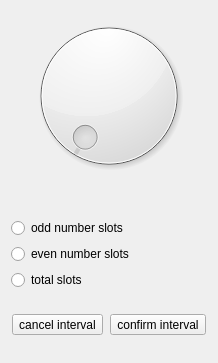
<?xml version="1.0" encoding="UTF-8"?>
<ui version="4.0">
 <class>record_interval</class>
 <widget class="QDialog" name="record_interval">
  <property name="geometry">
   <rect>
    <x>0</x>
    <y>0</y>
    <width>218</width>
    <height>363</height>
   </rect>
  </property>
  <property name="minimumSize">
   <size>
    <width>150</width>
    <height>150</height>
   </size>
  </property>
  <property name="windowTitle">
   <string>record_interval</string>
  </property>
  <layout class="QVBoxLayout" name="verticalLayout_2">
   <item>
    <widget class="QDial" name="dial_interval">
     <property name="minimumSize">
      <size>
       <width>170</width>
       <height>170</height>
      </size>
     </property>
    </widget>
   </item>
   <item>
    <spacer name="verticalSpacer_3">
     <property name="orientation">
      <enum>Qt::Orientation::Vertical</enum>
     </property>
     <property name="sizeHint" stdset="0">
      <size>
       <width>20</width>
       <height>31</height>
      </size>
     </property>
    </spacer>
   </item>
   <item>
    <layout class="QVBoxLayout" name="verticalLayout">
     <item>
      <widget class="QRadioButton" name="rb_odd">
       <property name="text">
        <string>odd number slots</string>
       </property>
      </widget>
     </item>
     <item>
      <widget class="QRadioButton" name="rb_even">
       <property name="text">
        <string>even number slots</string>
       </property>
      </widget>
     </item>
     <item>
      <widget class="QRadioButton" name="rb_total">
       <property name="text">
        <string>total slots</string>
       </property>
      </widget>
     </item>
    </layout>
   </item>
   <item>
    <spacer name="verticalSpacer">
     <property name="orientation">
      <enum>Qt::Orientation::Vertical</enum>
     </property>
     <property name="sizeHint" stdset="0">
      <size>
       <width>20</width>
       <height>4</height>
      </size>
     </property>
    </spacer>
   </item>
   <item>
    <layout class="QHBoxLayout" name="horizontalLayout">
     <item>
      <widget class="QToolButton" name="tb_interval_cancel">
       <property name="text">
        <string>cancel interval</string>
       </property>
      </widget>
     </item>
     <item>
      <widget class="QToolButton" name="tb_interval_confirm">
       <property name="text">
        <string>confirm interval</string>
       </property>
      </widget>
     </item>
    </layout>
   </item>
   <item>
    <spacer name="verticalSpacer_2">
     <property name="orientation">
      <enum>Qt::Orientation::Vertical</enum>
     </property>
     <property name="sizeHint" stdset="0">
      <size>
       <width>20</width>
       <height>4</height>
      </size>
     </property>
    </spacer>
   </item>
  </layout>
 </widget>
 <resources/>
 <connections/>
</ui>
